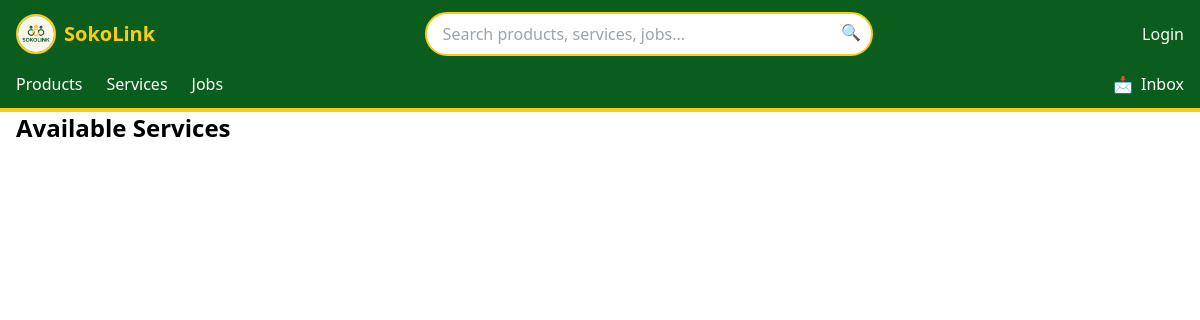
/services/, run on an earlier commit of the app's database.
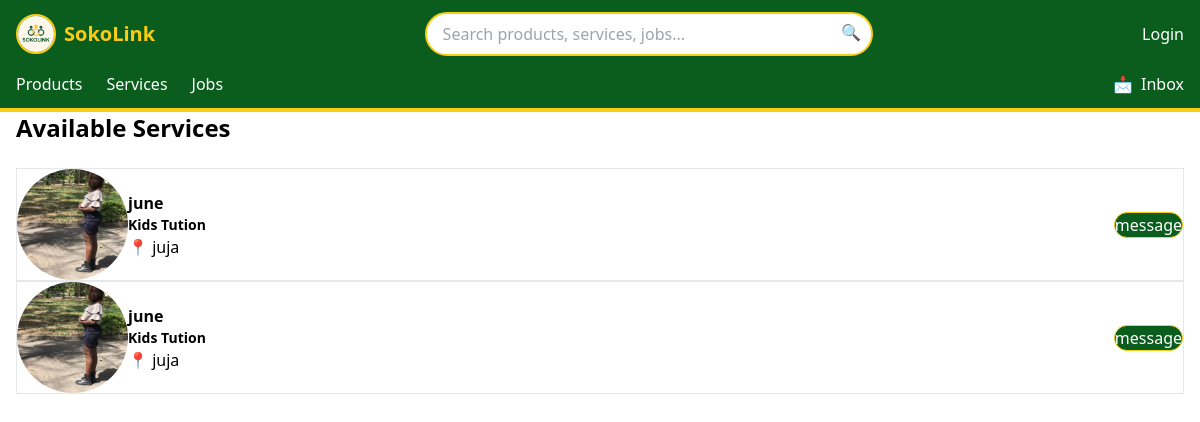
And on a later commit of the database.
### services/models.py (models this page shows, shortened)
class Service(models.Model):
    user = models.ForeignKey(User,on_delete=models.CASCADE,related_name = "services")
    category = models.ForeignKey(ServiceCategory,on_delete=models.SET_NULL,null=True)
    service = models.CharField(max_length=100,blank=True)
    charging_rate = models.DecimalField(max_digits=50,decimal_places=2)

### authentication/models.py (models this page shows)
class User(AbstractUser):
    pass

class Profile(models.Model):
    user = models.OneToOneField(User, on_delete=models.CASCADE,null=True)
    username_or_businessname = models.CharField(max_length=100,blank=True)
    profile_pic =models.ImageField(upload_to='images/',default=None)
    location = models.CharField(max_length=100,blank=True)
    phone_number = PhoneNumberField(max_length=50,blank=True)

### services/views.py (the view)
# urls.py: path('services/', views.service_list, name='services'),
def service_list(request):
    services = Service.objects.all()   # 👈 fetch from DB
    return render(request, 'services.html',{"services":services})

### services/templates/services.html (shortened to what this page needs)
{% extends "base.html" %}
{% load static %}
    {% block content %}
<div class="max-w-7xl mx-auto px-4 py-8">
    <h1 class="text-2xl font-bold mb-6">Available Services</h1>
    <div class="space-y-3">
        {% for service in services %}
        <a href="{% url 'service_details' service.id %}"
            class="flex items-center gap-3 w-full bg-white border border-gray-200 rounded-xl p-2 shadow-sm hover:shadow-md hover:bg-gray-50 transition">
            <div class="mb-0.5">
                <img src="{{ service.user.profile.profile_pic.url }}"
                    class="w-11 h-11 object-cover rounded-full flex-shrink-0"
                    alt="profile" height=11 width=111>
            </div>
            <div class="flex-1 min-w-0">
                <h3 class="font-semibold text-gray-800 truncate">
                    {{ service.user.username }}
                </h3>
                <p class="font-bold text-sm text-gray-600 truncate">
                    {{ service.service }}
                </p>
                <p class="text-xs text-gray-400">
                    📍 {{ service.user.profile.location }}
                </p>
            </div>
            <div clas="ml-auto" >
                <button href={% url 'messages' %} class="bg-jungle text-white border border-yellow rounded-full ">
                    message
                </button>
            </div>
        </a>
        {% endfor %}
    </div>
</div>
    {% endblock content %}

What changed in the data, as far as the page shows it:
added Service: user.profile.profile_pic (picture), user.username "june", service "Kids Tution", user.profile.location "juja"
added Service: user.profile.profile_pic (picture), user.username "june", service "Kids Tution", user.profile.location "juja"
